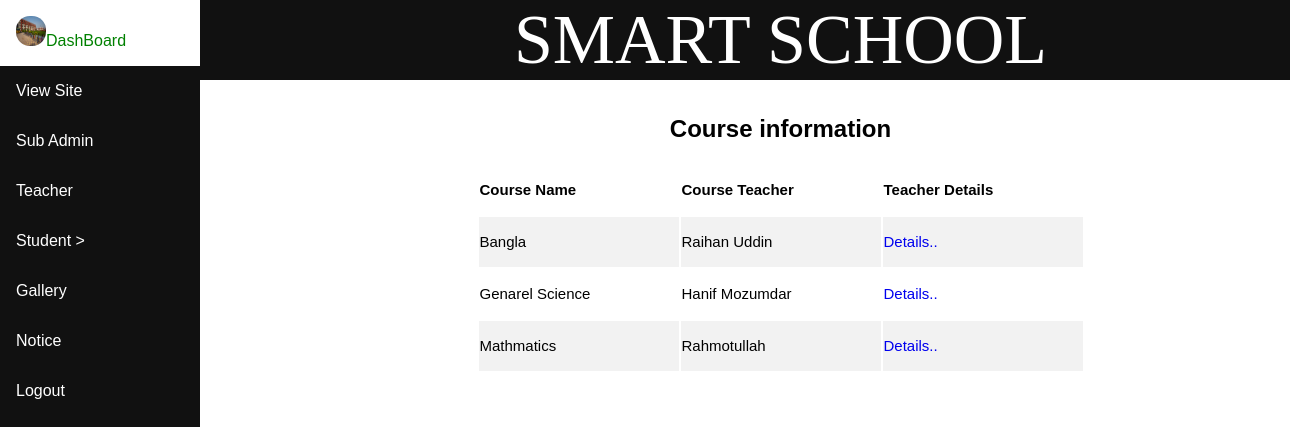
/admin/course_details.php?cls_id=2 (signed in), run on the app's committed database.
### tables this page shows
CREATE TABLE `courseinfo` (
  `course_id` int(10) NOT NULL,
  `tchr_id` int(10) NOT NULL,
  `cls_id` int(10) NOT NULL,
  `coursename` tinytext NOT NULL,
  `clsname` tinytext NOT NULL
);

CREATE TABLE `teacherinfo` (
  `tchr_id` int(10) NOT NULL,
  `tname` varchar(50) NOT NULL,
  `tfname` varchar(50) NOT NULL,
  `address` varchar(100) NOT NULL,
  `mnumber` varchar(50) NOT NULL,
  `email` varchar(50) NOT NULL,
  `eduqf` varchar(100) NOT NULL,
  `gender` enum('male','female','others') NOT NULL,
  `uname` varchar(50) NOT NULL,
  `password` varchar(100) NOT NULL,
  `action` varchar(50) NOT NULL,
  `img_name` varchar(50) NOT NULL,
  `img_path` varchar(50) NOT NULL,
  `img_type` varchar(50) NOT NULL
);

### admin/course_details.php (the view, shortened to what this page needs)
<!DOCTYPE html PUBLIC "-//W3C//DTD XHTML 1.0 Transitional//EN" "http://www.w3.org/TR/xhtml1/DTD/xhtml1-transitional.dtd">
<html xmlns="http://www.w3.org/1999/xhtml">
<head>
<link rel="stylesheet" type="text/css" href="css/style.css">
</head>
<body>
<body>
<div id="head" >
<?php include("header/header.php");   ?>
</div>
<div class="sidenav">
  <?php include("menu/menu.php"); ?>
</div>
<div  class="cont">
<center><table><b><h2>Course information</h2></b>
<tr>
<td width="200px" height="50px" ><b>Course Name</b></td>
<td width="200px" height="50px" ><b>Course Teacher</b></td>
<td width="200px" height="50px" ><b>Teacher Details</b></td>
</tr>
<?php
include("../database/config.php");
$clsid=$_GET['cls_id'];
$sql=" SELECT * FROM courseinfo INNER JOIN teacherinfo ON courseinfo.tchr_id= teacherinfo.tchr_id WHERE cls_id='$clsid' ";
$query=mysqli_query($myconn,$sql);
while($row=mysqli_fetch_array($query))
{
$clsname=$row['coursename'];
$tname=$row['tname'];
$tid=$row['tchr_id'];
?>
<tr>
<td width="100px" height="50px"><?php echo $clsname; ?></td>
<td width="100px" height="50px"> <?php echo $tname; ?></td>
<td><a href="teacherdetails.php?tchr_id=<?php echo $tid; ?> ">Details..</a></td>
</tr>
<?php
}?>
</table></center>
</div>
</body>
</html>

### admin/css/style.css (style rules this page uses)
#head { height:80px; top:0px; position:absolute; width:90%; left:200px; position:absolute; background-color:#111; }
* { box-sizing: border-box; }
body { margin: 0; font-family: Arial, Helvetica, sans-serif; }
.sidenav { height: 100%; width: 200px; position: fixed; z-index: 1; top: 0; left: 0; background-color: #111; overflow-x: hidden; }
.cont { background-color:white; height:auto; left:200px; top:80px; position:absolute; width:90%; background-repeat: no-repeat, repeat; padding: 15px; }
th, td { text-align:left; padding: 0,0,0,0; font-size:15px; }
tr:nth-child(even) { background-color: #f2f2f2; }
a { display: inline-block; text-decoration: none; }

### data on the page
courseinfo: coursename "Bangla", tchr.tname "Raihan Uddin"
courseinfo: coursename "Genarel Science", tchr.tname "Hanif Mozumdar"
courseinfo: coursename "Mathmatics", tchr.tname "Rahmotullah"
